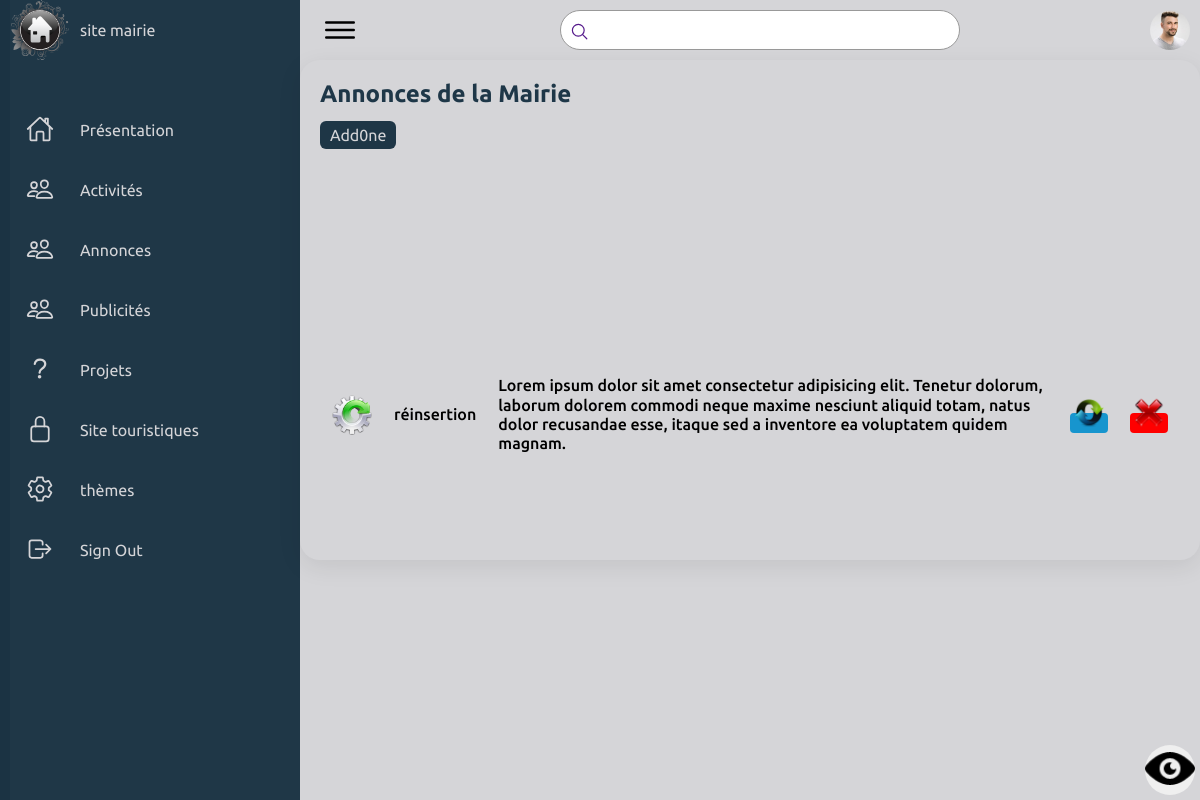
The app's page /CMS_2064/Admin/annonces.php (signed in) with its own data.
### tables this page shows
CREATE TABLE `Annonce` (
  `id` int(11) NOT NULL,
  `titre` varchar(255) NOT NULL,
  `description` text NOT NULL,
  `image` varchar(255) NOT NULL
);

### CMS_2064/Admin/annonces.php (the view)
<?php
    include 'includes/headlog.php';
    include "includes/header.php";
    if (isset($_SESSION['username'])) {
?>
            <button class="view"><a href="../soft_thème/annonces.php" ><img src="../images/eye.png" width="100%" alt=""></a></button>
            <div class="recentCustomers">
                    <div class="cardHeader">
                        <h2>Annonces de la Mairie</h2> <br>
                        <a href="Add_annonce.php" class="btn">Add0ne</a>
                    </div>
                        <table>
                        <tbody>
                        <?php
                            $req = "SELECT * FROM Annonce order by id desc";
                            $res1 = $conn->query($req);
                            if ($res1) {
                                $all = $res1->fetchAll();
                                foreach ($all as $publisher) {
                        ?>
                        <tr>
                            <td width="60px">
                                <div class="imgBx"><img src="../images/<?php echo $publisher['image']; ?>" alt=""></div>
                            </td>
                            <td>
                                <h4><?php echo $publisher['titre']; ?></h4>
                            </td>
                            <td>
                                <h4><?php echo $publisher['description']; ?></h4>
                            </td>
                            <td>
                                <span class="status inProgress"><a href="MD_annonce.php?id=<?php echo $publisher['id']; ?>"><img src="../images/interact.png"  width="30px" alt=""></a></span>
                            </td>
                            <td>
                                 <span class="status return"><a href="Drop_annonce.php?id=<?php echo $publisher['id']; ?>"><img src="../images/button_cancel.png"  width="30px" alt=""></a></span>
                            </td>
                        </tr>
                        <?php
                                }
                            }
                        ?>
                        </tbody>
                    </table>
                </div>
<?php
     }
     else {
         header('location:login.php');
     }
?>
<?php
    include "includes/footer.php";
?>

### CMS_2064/css/style.css (style rules this page uses)
* { font-family: "Ubuntu", sans-serif; margin: 0; padding: 0; box-sizing: border-box; }
:root { --background: #1b3444fa; --white: rgb(213, 213, 216); --gray: #f5f5f5; --black1: #222; --black2: #999; }
body { min-height: 100vh; overflow-x: hidden; }
.cardHeader h2 { font-weight: 600; color: var(--background); }
.cardHeader .btn { position: relative; padding: 5px 10px; background: var(--background); text-decoration: none; color: var(--white); border-radius: 6px; }
.status.return { padding: 2px 4px; background: #f00; color: var(--white); border-radius: 4px; font-size: 14px; font-weight: 500; }
.status.inProgress { padding: 2px 4px; background: #1795ce; color: var(--white); border-radius: 4px; font-size: 14px; font-weight: 500; }
.recentCustomers { position: relative; display: grid; min-height: 500px; padding: 20px; background: var(--white); box-shadow: 0 7px 25px rgba(0, 0, 0, 0.08); border-radius: 20px; }
.recentCustomers .imgBx { position: relative; width: 40px; height: 40px; border-radius: 50px; overflow: hidden; }
.recentCustomers .imgBx img { position: absolute; top: 0; left: 0; width: 100%; height: 100%; object-fit: cover; }
.recentCustomers table tr td { padding: 12px 10px; }
.recentCustomers table tr td h4 { font-size: 16px; font-weight: 500; line-height: 1.2rem; }
::placeholder { color: rgba(255, 255, 255, .5); }
.view { position: fixed; border: none; outline: none; height: 50px; width: 50px; bottom: 5px; right: 5px; border-radius:50%; z-index: 1000; }

### records on screen
annonce: image (picture), titre "réinsertion", description "Lorem ipsum dolor sit amet consectetur adipisicing elit. Tenetur dolorum, laborum dolorem commodi neque maxime nesciunt aliquid totam, natus dolor recusandae esse, itaque sed a inventore ea voluptatem quidem magnam."
